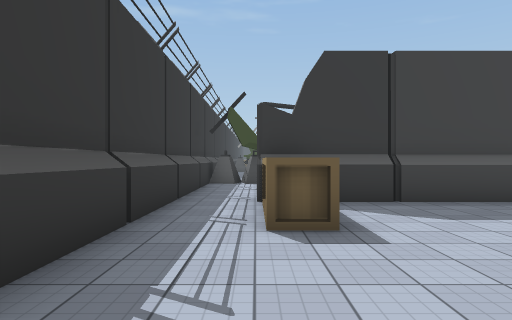
View 1 (above)

24 first-person views from a walk through a 3-D level made in the Unity game engine. The camera is 1.5 m above the floor, looks level and sees 75° across. The floor is counted in squares, 2 m on a side. Each view is taken from the middle of a square. On the plan, view 1 faces up. The plan holds only what a view shows up to about 11 squares ahead; the rest is blank. The place goes on beyond the plan. Some animated figures are not drawn. Some surface patterns are stand-ins.

View 2
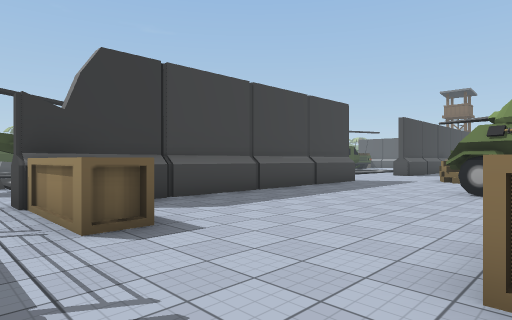

View 3
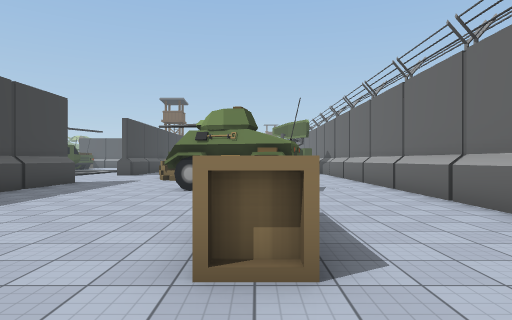

View 4
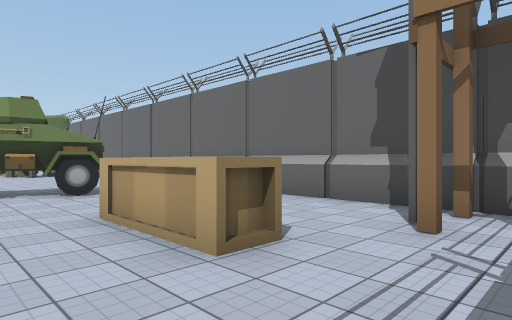

View 5
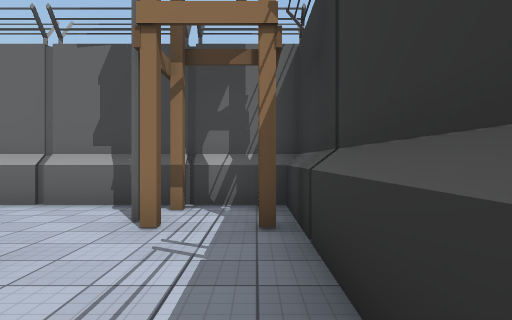

View 6
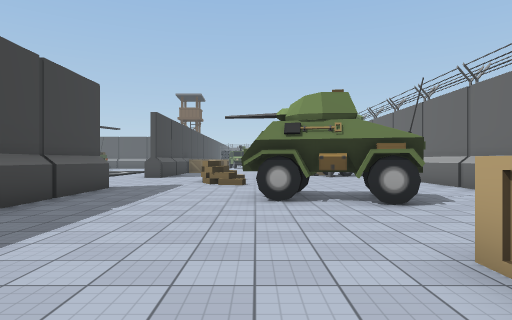

View 7
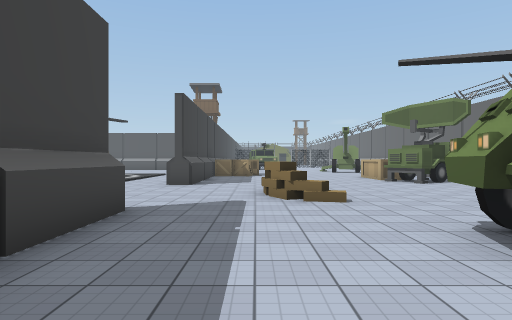

View 8
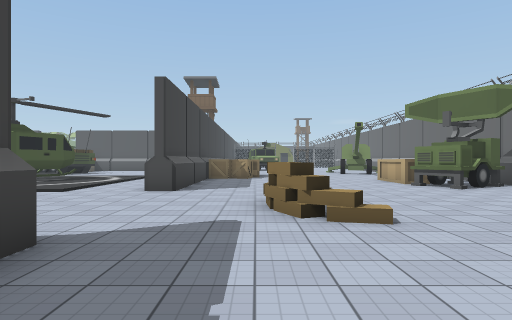

View 9
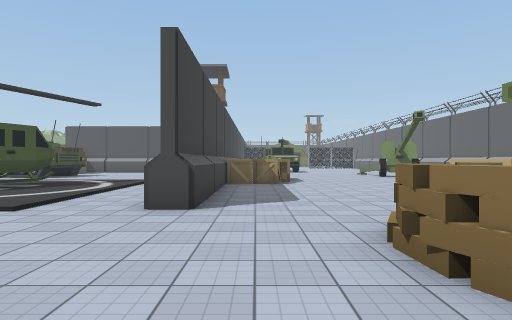

View 10
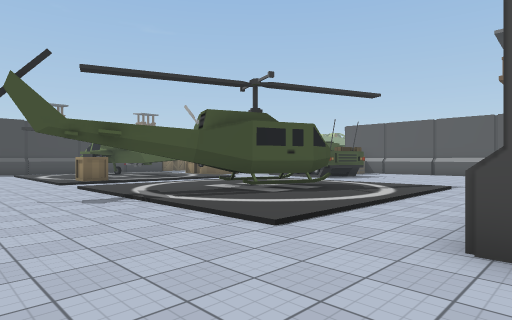

View 11
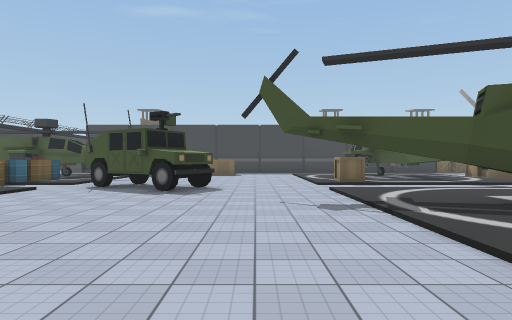

View 12
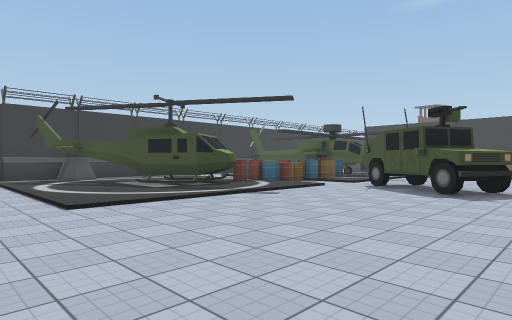

View 13
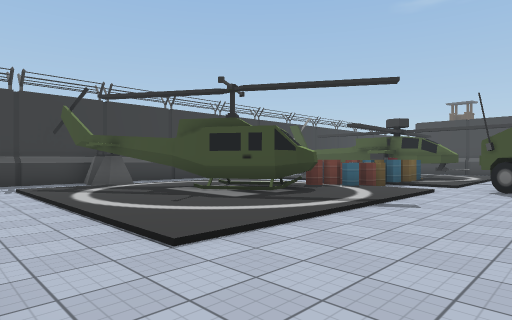

View 14
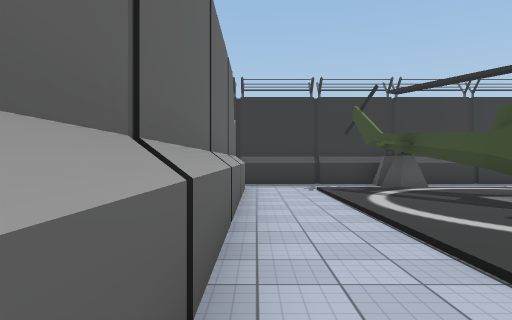

View 15
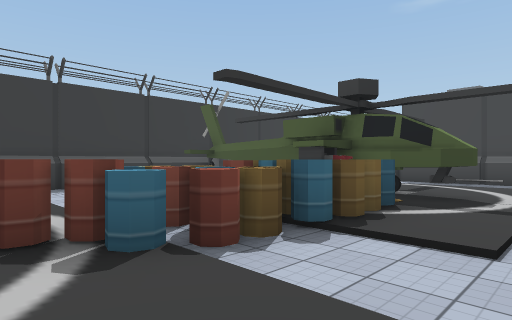

View 16
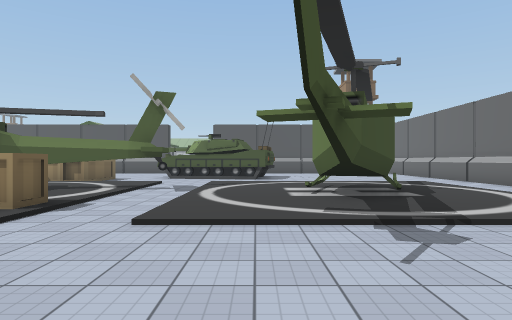

View 17
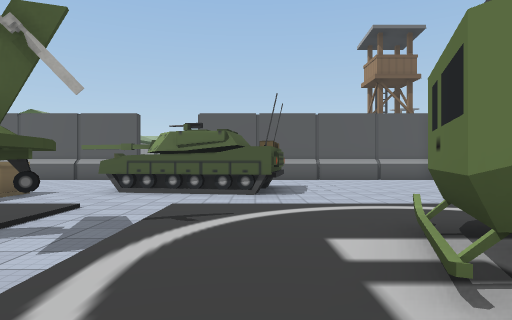

View 18
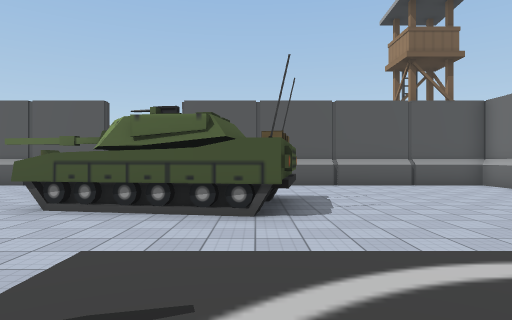

View 19
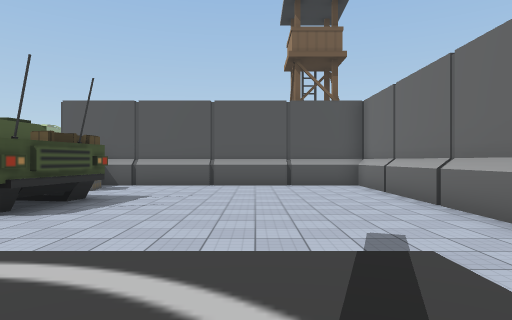

View 20
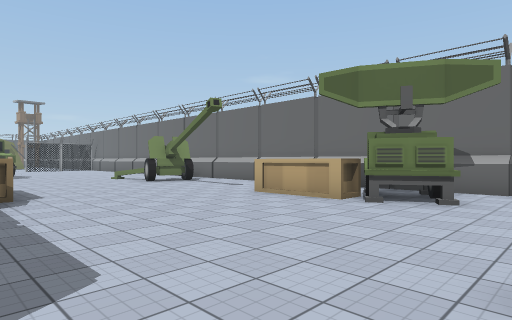

View 21
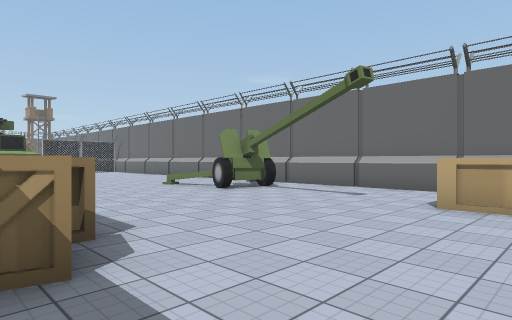

View 22
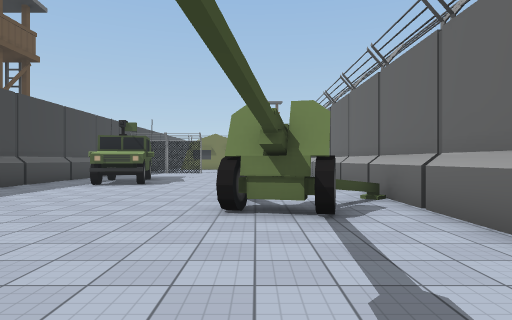

View 23
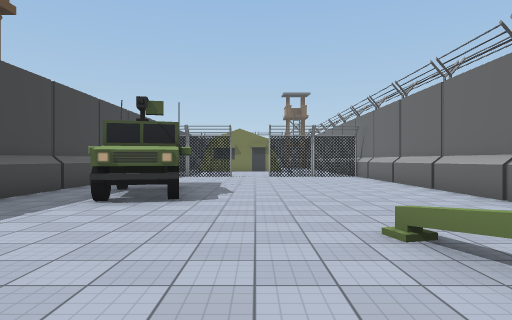

View 24
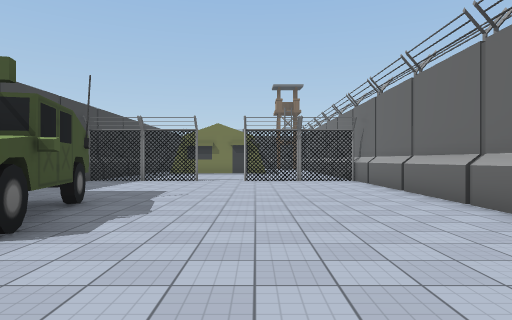

### Floor plan
Key: @ floor where view 1 was taken; # wall or solid block; . main floor; : floor 0.25 m higher than the main floor; / step, stairs or slope; = window, fence, low wall or low ledge; W wheel; T thing the floor can be seen under or through; E tower; C crate; B barrel; O other object.
Columns run from 2 left of view 1 to 38 right of it. Each row starts with its distance up from view 1.
 21        ##O              C    ..
 20 # #######:.           ::COO....
 19 #     # B:. ..  ./   T::......
 18 #     O B:......./C::T::.....
 17 #     BOB//W#....////T//...#
 16 #.... OO...W#W............##
 15 #.  :::B::..#W.../::::::..#   O #
 14 #.  : ##::......./::::::..###...#
 13 #. ::  #::......./#:::::........#
 12 #. :TTT:::......./:####:........#
 11 #OO#::::::......./::###:........#
 10 #..:::::::......./::::::........#
  9 #..:::::::......./::::::........#
  8 #...............................#
  7 #...............................#
  6 #.###########.....#####C#############
  5 #.OO...................C      ...........
  4 #.OO........../O.......COO  ....OOOO.....
  3 #............./ /...............OOOO.....
  2 #........W#..............................
  1 #........TW..............................
  0 #.@OOO...WT..............................
 -1 #........#O.......OOOO.....W#=...........
 -2 #EE..........   ..OO  ....WW#............
 -3 #EE...........   ..O. ......=............
 -4 ###############  ########################

Positions as (right, up) in squares from view 1, and headings:
1: (0, 0), facing up
2: (-1, 0), facing up-right
3: (-1, 0), facing right
4: (-1, 2), facing down-right
5: (-1, 2), facing down
6: (1, 2), facing right
7: (5, 4), facing right
8: (7, 4), facing right
9: (10, 5), facing right
10: (12, 6), facing up-right
11: (13, 7), facing up
12: (13, 7), facing up-left
13: (10, 7), facing up-left
14: (9, 7), facing left
15: (8, 14), facing up-left
16: (11, 14), facing right
17: (16, 14), facing right
18: (19, 14), facing right
19: (19, 10), facing right
20: (14, 5), facing down-right
21: (18, 5), facing down-right
22: (20, -1), facing right
23: (24, 1), facing right
24: (27, 0), facing right
